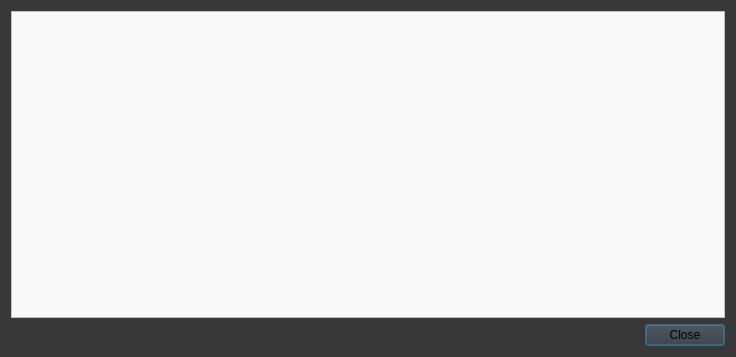
<?xml version="1.0" encoding="UTF-8"?>
<ui version="4.0">
 <class>TransactionDetailsDialog</class>
 <widget class="QDialog" name="TransactionDetailsDialog">
  <property name="geometry">
   <rect>
    <x>0</x>
    <y>0</y>
    <width>736</width>
    <height>357</height>
   </rect>
  </property>
  <property name="windowTitle">
   <string>Transaction details</string>
  </property>
  <property name="styleSheet">
   <string notr="true">background-color: rgb(56, 56, 56);
color: rgb(255, 255, 255);</string>
  </property>
  <layout class="QVBoxLayout" name="verticalLayout">
   <item>
    <widget class="QTextBrowser" name="m_detailsBrowser">
     <property name="styleSheet">
      <string notr="true">color: rgb(0, 0, 0);
border-color:  rgb(76, 60, 77);
background-color: rgb(249, 249, 249);</string>
     </property>
    </widget>
   </item>
   <item>
    <layout class="QHBoxLayout" name="horizontalLayout">
     <item>
      <spacer name="horizontalSpacer">
       <property name="orientation">
        <enum>Qt::Horizontal</enum>
       </property>
       <property name="sizeHint" stdset="0">
        <size>
         <width>40</width>
         <height>20</height>
        </size>
       </property>
      </spacer>
     </item>
     <item>
      <widget class="QPushButton" name="m_closeButton">
       <property name="styleSheet">
        <string notr="true">color: rgb(0, 0, 0);</string>
       </property>
       <property name="text">
        <string>Close</string>
       </property>
      </widget>
     </item>
    </layout>
   </item>
  </layout>
 </widget>
 <resources/>
 <connections>
  <connection>
   <sender>m_closeButton</sender>
   <signal>clicked()</signal>
   <receiver>TransactionDetailsDialog</receiver>
   <slot>accept()</slot>
   <hints>
    <hint type="sourcelabel">
     <x>619</x>
     <y>331</y>
    </hint>
    <hint type="destinationlabel">
     <x>335</x>
     <y>178</y>
    </hint>
   </hints>
  </connection>
 </connections>
</ui>
